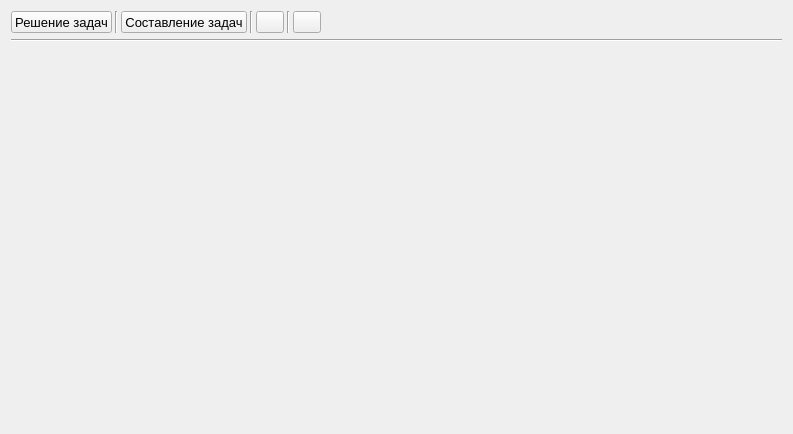
<?xml version="1.0" encoding="UTF-8"?>
<ui version="4.0">
 <class>MainWindow</class>
 <widget class="QMainWindow" name="MainWindow">
  <property name="geometry">
   <rect>
    <x>0</x>
    <y>0</y>
    <width>793</width>
    <height>434</height>
   </rect>
  </property>
  <property name="font">
   <font>
    <pointsize>10</pointsize>
   </font>
  </property>
  <property name="windowTitle">
   <string>Editor-Sections</string>
  </property>
  <widget class="QWidget" name="centralWidget">
   <layout class="QVBoxLayout" name="verticalLayout">
    <item>
     <widget class="QFrame" name="frame_menu">
      <property name="sizePolicy">
       <sizepolicy hsizetype="Preferred" vsizetype="Maximum">
        <horstretch>0</horstretch>
        <verstretch>0</verstretch>
       </sizepolicy>
      </property>
      <property name="frameShape">
       <enum>QFrame::NoFrame</enum>
      </property>
      <property name="frameShadow">
       <enum>QFrame::Raised</enum>
      </property>
      <property name="lineWidth">
       <number>0</number>
      </property>
      <layout class="QVBoxLayout" name="verticalLayout_2">
       <property name="spacing">
        <number>3</number>
       </property>
       <property name="leftMargin">
        <number>0</number>
       </property>
       <property name="topMargin">
        <number>0</number>
       </property>
       <property name="rightMargin">
        <number>0</number>
       </property>
       <property name="bottomMargin">
        <number>0</number>
       </property>
       <item>
        <layout class="QHBoxLayout" name="horizontalLayout">
         <property name="spacing">
          <number>3</number>
         </property>
         <property name="bottomMargin">
          <number>3</number>
         </property>
         <item>
          <widget class="QPushButton" name="pb_decision_task">
           <property name="sizePolicy">
            <sizepolicy hsizetype="Maximum" vsizetype="Maximum">
             <horstretch>0</horstretch>
             <verstretch>0</verstretch>
            </sizepolicy>
           </property>
           <property name="maximumSize">
            <size>
             <width>16777215</width>
             <height>22</height>
            </size>
           </property>
           <property name="text">
            <string>Решение задач</string>
           </property>
          </widget>
         </item>
         <item>
          <widget class="Line" name="line">
           <property name="orientation">
            <enum>Qt::Vertical</enum>
           </property>
          </widget>
         </item>
         <item>
          <widget class="QPushButton" name="pb_create_task">
           <property name="sizePolicy">
            <sizepolicy hsizetype="Maximum" vsizetype="Maximum">
             <horstretch>0</horstretch>
             <verstretch>0</verstretch>
            </sizepolicy>
           </property>
           <property name="maximumSize">
            <size>
             <width>16777215</width>
             <height>22</height>
            </size>
           </property>
           <property name="text">
            <string>Составление задач</string>
           </property>
          </widget>
         </item>
         <item>
          <widget class="Line" name="line_4">
           <property name="orientation">
            <enum>Qt::Vertical</enum>
           </property>
          </widget>
         </item>
         <item>
          <widget class="QPushButton" name="pb_back_step">
           <property name="sizePolicy">
            <sizepolicy hsizetype="Maximum" vsizetype="Maximum">
             <horstretch>0</horstretch>
             <verstretch>0</verstretch>
            </sizepolicy>
           </property>
           <property name="maximumSize">
            <size>
             <width>28</width>
             <height>22</height>
            </size>
           </property>
           <property name="toolTip">
            <string>Ctrl+Z</string>
           </property>
           <property name="text">
            <string/>
           </property>
           <property name="icon">
            <iconset>
             <normaloff>back.png</normaloff>back.png</iconset>
           </property>
           <property name="iconSize">
            <size>
             <width>21</width>
             <height>21</height>
            </size>
           </property>
          </widget>
         </item>
         <item>
          <widget class="Line" name="line_5">
           <property name="orientation">
            <enum>Qt::Vertical</enum>
           </property>
          </widget>
         </item>
         <item>
          <widget class="QPushButton" name="pb_next_step">
           <property name="sizePolicy">
            <sizepolicy hsizetype="Maximum" vsizetype="Maximum">
             <horstretch>0</horstretch>
             <verstretch>0</verstretch>
            </sizepolicy>
           </property>
           <property name="maximumSize">
            <size>
             <width>28</width>
             <height>22</height>
            </size>
           </property>
           <property name="toolTip">
            <string>Ctrl+Y</string>
           </property>
           <property name="text">
            <string/>
           </property>
           <property name="icon">
            <iconset>
             <normaloff>return.png</normaloff>return.png</iconset>
           </property>
           <property name="iconSize">
            <size>
             <width>21</width>
             <height>21</height>
            </size>
           </property>
          </widget>
         </item>
         <item>
          <spacer name="horizontalSpacer">
           <property name="orientation">
            <enum>Qt::Horizontal</enum>
           </property>
           <property name="sizeHint" stdset="0">
            <size>
             <width>40</width>
             <height>20</height>
            </size>
           </property>
          </spacer>
         </item>
        </layout>
       </item>
       <item>
        <widget class="Line" name="line_12">
         <property name="orientation">
          <enum>Qt::Horizontal</enum>
         </property>
        </widget>
       </item>
      </layout>
     </widget>
    </item>
    <item>
     <widget class="QFrame" name="frame_widget">
      <property name="frameShape">
       <enum>QFrame::NoFrame</enum>
      </property>
      <property name="frameShadow">
       <enum>QFrame::Raised</enum>
      </property>
      <layout class="QVBoxLayout" name="verticalLayout_3">
       <property name="spacing">
        <number>0</number>
       </property>
       <property name="leftMargin">
        <number>0</number>
       </property>
       <property name="topMargin">
        <number>0</number>
       </property>
       <property name="rightMargin">
        <number>0</number>
       </property>
       <property name="bottomMargin">
        <number>0</number>
       </property>
      </layout>
     </widget>
    </item>
   </layout>
  </widget>
 </widget>
 <layoutdefault spacing="6" margin="11"/>
 <resources/>
 <connections/>
 <slots>
  <slot>hideFrameWidget()</slot>
 </slots>
</ui>
